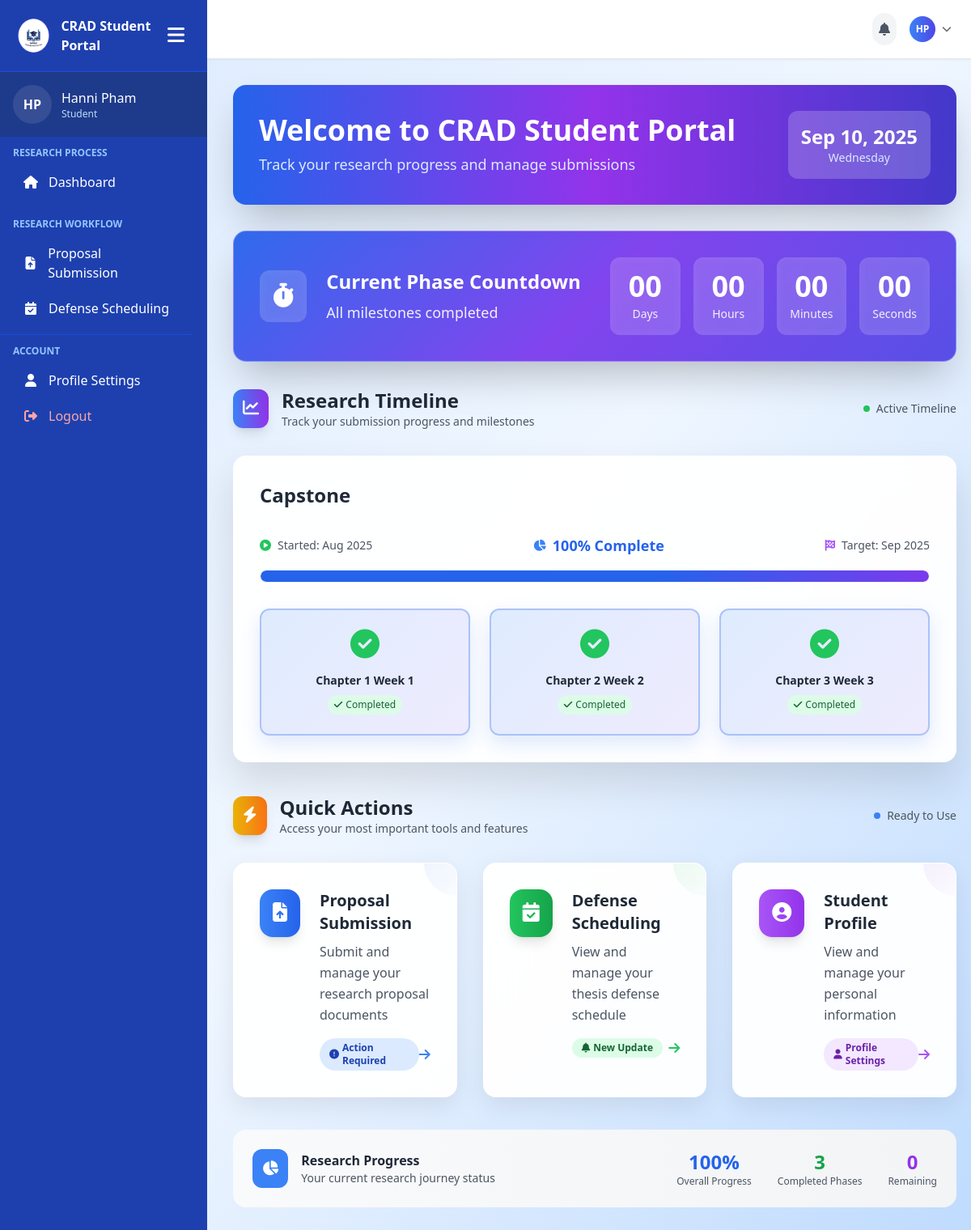
The app's page /student_pages/student.php (signed in), older data.
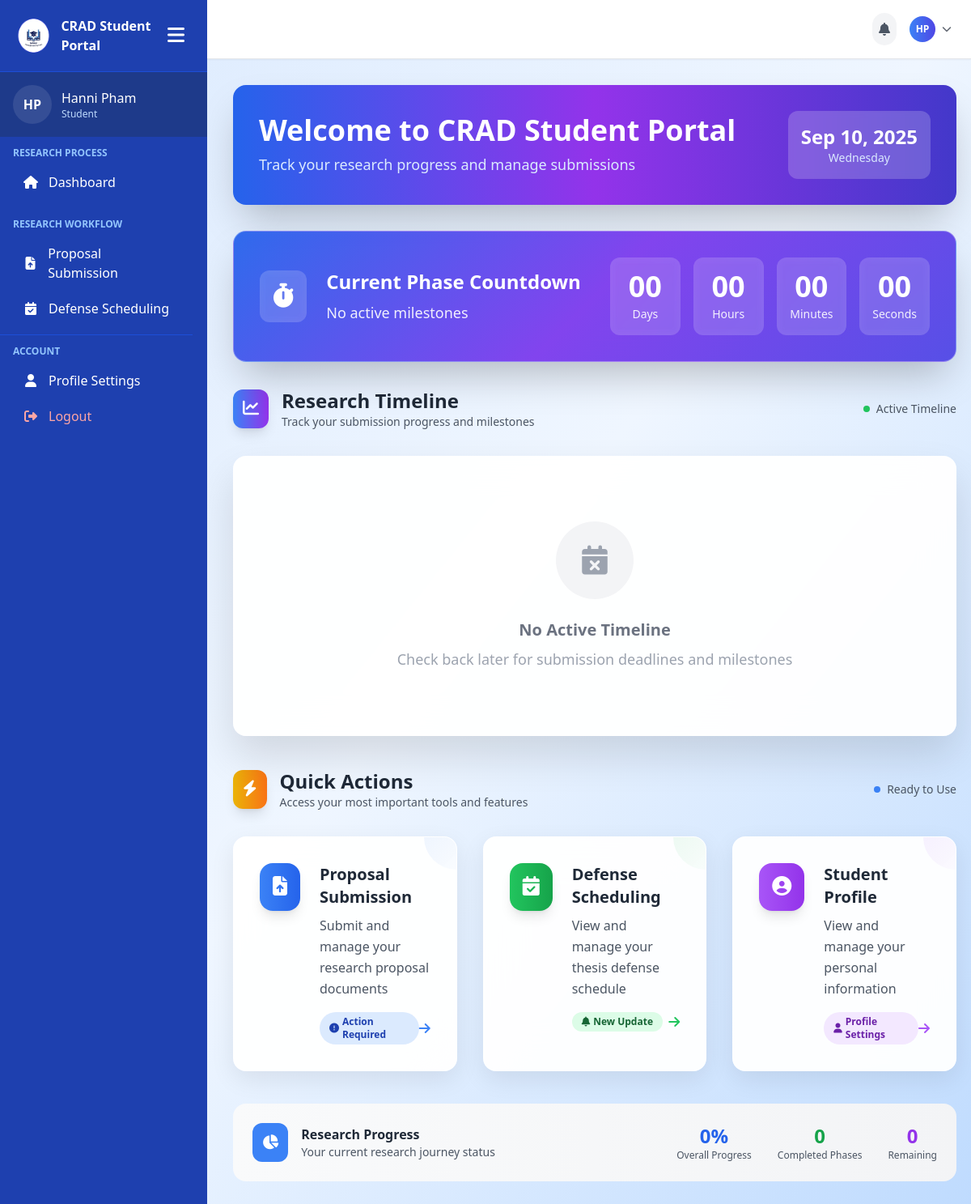
The same page, newer data.
### tables this page shows
CREATE TABLE `submission_timelines` (
  `id` int(11) NOT NULL,
  `title` varchar(255) NOT NULL,
  `description` text DEFAULT NULL,
  `is_active` tinyint(1) DEFAULT 1,
  `created_at` timestamp NOT NULL DEFAULT current_timestamp(),
  `updated_at` timestamp NOT NULL DEFAULT current_timestamp() ON UPDATE current_timestamp()
);

CREATE TABLE `timeline_milestones` (
  `id` int(11) NOT NULL,
  `timeline_id` int(11) NOT NULL,
  `title` varchar(255) NOT NULL,
  `description` text DEFAULT NULL,
  `deadline` datetime NOT NULL,
  `status` enum('pending','active','completed') DEFAULT 'pending',
  `created_at` timestamp NOT NULL DEFAULT current_timestamp(),
  `updated_at` timestamp NOT NULL DEFAULT current_timestamp() ON UPDATE current_timestamp()
);

### student_pages/student.php (the view, shortened to what the changed rows need)
<?php
include('../includes/connection.php');
$now = new DateTime();
$active_timeline = null;
$milestones = [];
$completed_milestones = 0;
$progress = 0;
$current_milestone = null;
$stmt = $conn->prepare("SELECT t.* FROM submission_timelines t WHERE t.is_active = 1 LIMIT 1");
$stmt->execute();
$result = $stmt->get_result();
if ($result->num_rows > 0) {
    $active_timeline = $result->fetch_assoc();
    $stmt = $conn->prepare("SELECT * FROM timeline_milestones WHERE timeline_id = ? ORDER BY deadline ASC");
    $stmt->bind_param("i", $active_timeline['id']);
    $stmt->execute();
    $milestones = $stmt->get_result()->fetch_all(MYSQLI_ASSOC);
    $total_milestones = count($milestones);
    if ($total_milestones > 0) {
        foreach ($milestones as $milestone) {
            $deadline = new DateTime($milestone['deadline']);
            if ($deadline < $now) {
                $completed_milestones++;
            }
        }
        $progress = ($completed_milestones / $total_milestones) * 100;
    }
}
?>
<!DOCTYPE html>
<html lang="en">
<head>
    <script src="https://cdn.tailwindcss.com"></script>
    <link rel="stylesheet" href="https://cdnjs.cloudflare.com/ajax/libs/font-awesome/6.0.0/css/all.min.css">
</head>
<body class="bg-gradient-to-br from-blue-100 via-blue-50 to-blue-200 text-gray-800 font-sans">
    <div class="min-h-screen flex">
        <?php include('../includes/student-sidebar.php'); ?>
          <main class="flex-1 overflow-y-auto p-4 lg:p-8 hide-scrollbar">
                <div class="mb-8 animate-fade-in">
                    <div class="bg-gradient-to-r from-blue-600 via-purple-600 to-indigo-700 rounded-2xl p-8 text-white shadow-2xl">
                        <div class="flex flex-col lg:flex-row items-center justify-between">
                            <div>
                                <h1 class="text-3xl lg:text-4xl font-bold mb-2">Welcome to CRAD Student Portal</h1>
                            </div>
                        </div>
                    </div>
                </div>
                <div class="countdown-banner text-white p-8 rounded-2xl mb-8 shadow-2xl" id="countdown-banner">
                    <div class="flex flex-col lg:flex-row items-center justify-between">
                        <div class="flex items-center mb-6 lg:mb-0">
                            <div>
                                <h3 class="font-bold text-2xl mb-2">Current Phase Countdown</h3>
                                <p class="text-lg opacity-90">
                                    <?php if ($current_milestone): ?>
                                        <span class="font-semibold"><?= htmlspecialchars($current_milestone['title']) ?></span>
                                        <br><span class="text-sm">Deadline: <?= date('F j, Y \a\t g:i A', strtotime($current_milestone['deadline'])) ?></span>
                                    <?php else: ?>
                                        <?= empty($milestones) ? 'No active milestones' : 'All milestones completed' ?>
                                    <?php endif; ?>
                                </p>
                            </div>
                        </div>
                    </div>
                </div>
                <section class="mb-10 crad-slide-up">
                    <div class="flex items-center justify-between mb-8">
                        <div class="flex items-center">
                            <div>
                                <h2 class="text-2xl font-bold text-gray-800">Research Timeline</h2>
                            </div>
                        </div>
                    </div>
                    <div class="glass-card rounded-2xl p-8">
                        <?php if ($active_timeline): ?>
                            <div class="mb-8">
                                <h3 class="text-2xl font-bold text-gray-800 mb-3"><?= htmlspecialchars($active_timeline['title']) ?></h3>
                            </div>
                            <div class="mb-8">
                                <div class="flex flex-col sm:flex-row justify-between items-start sm:items-center text-sm text-gray-600 mb-4">
                                    <div class="flex items-center mb-2 sm:mb-0">
                                        <i class="fas fa-play-circle mr-2 text-green-500"></i>
                                        <span class="font-medium">
                                            <?php if (!empty($milestones)): ?>
                                                Started: <?= date('M Y', strtotime($milestones[0]['deadline'])) ?>
                                            <?php endif; ?>
                                        </span>
                                    </div>
                                    <div class="flex items-center mb-2 sm:mb-0">
                                        <i class="fas fa-chart-pie mr-2 text-blue-500"></i>
                                        <span class="font-bold text-lg text-blue-600"><?= round($progress) ?>% Complete</span>
                                    </div>
                                    <div class="flex items-center">
                                        <i class="fas fa-flag-checkered mr-2 text-purple-500"></i>
                                        <span class="font-medium">
                                            <?php if (!empty($milestones)): ?>
                                                Target: <?= date('M Y', strtotime(end($milestones)['deadline'])) ?>
                                            <?php endif; ?>
                                        </span>
                                    </div>
                                </div>
                                <div class="progress-bar">
                                    <div class="progress-fill" style="width: <?= $progress ?>%"></div>
                                </div>
                            </div>
                            <div class="grid grid-cols-1 sm:grid-cols-2 lg:grid-cols-<?= min(5, count($milestones)) ?> gap-6">
                                <?php foreach ($milestones as $index => $milestone): ?>
                                    <?php
                                    $deadline = new DateTime($milestone['deadline']);
                                    $is_past = $deadline < $now;
                                    $is_current = !$is_past && ($index === 0 || new DateTime($milestones[$index-1]['deadline']) < $now);
                                    ?>
                                    <div class="research-phase <?= $is_past || $is_current ? 'active' : '' ?> p-6 rounded-xl text-center transition-all hover:shadow-lg relative group">
                                        <div class="mb-4">
                                            <i class="fas
                                                <?= $is_past ? 'fa-check-circle text-green-500' : ($is_current ? 'fa-clock text-yellow-500' : 'fa-flag text-gray-400') ?>
                                                text-4xl group-hover:scale-110 transition-transform"
                                            ></i>
                                        </div>
                                        <h4 class="text-sm font-bold text-gray-800 mb-2"><?= htmlspecialchars($milestone['title']) ?></h4>
                                        <div class="text-xs">
                                            <?php if ($is_past): ?>
                                                <span class="inline-flex items-center px-2 py-1 rounded-full bg-green-100 text-green-800">
                                                    <i class="fas fa-check mr-1"></i>Completed
                                                </span>
                                            <?php endif; ?>
                                        </div>
                                    </div>
                                <?php endforeach; ?>
                            </div>
                        <?php else: ?>
                            <div class="text-center py-12">
                                <div class="bg-gray-100 rounded-full w-24 h-24 flex items-center justify-center mx-auto mb-6">
                                    <i class="fas fa-calendar-times text-4xl text-gray-400"></i>
                                </div>
                                <h3 class="text-xl font-bold text-gray-500 mb-2">No Active Timeline</h3>
                                <p class="text-gray-400 text-lg">Check back later for submission deadlines and milestones</p>
                            </div>
                        <?php endif; ?>
                    </div>
                </section>
                <section class="mb-10 crad-slide-up">
                    <div class="flex items-center justify-between mb-8">
                        <div class="flex items-center">
                            <div>
                                <h2 class="text-2xl font-bold text-gray-800">Quick Actions</h2>
                            </div>
                        </div>
                    </div>
                </section>
                <div class="bg-gradient-to-r from-gray-50 to-gray-100 rounded-2xl p-6 animate-fade-in">
                    <div class="flex flex-col lg:flex-row items-center justify-between">
                        <div class="flex items-center space-x-8">
                            <div class="text-center">
                                <div class="text-2xl font-bold text-blue-600"><?= round($progress) ?>%</div>
                                <div class="text-xs text-gray-600">Overall Progress</div>
                            </div>
                            <div class="text-center">
                                <div class="text-2xl font-bold text-green-600"><?= $completed_milestones ?></div>
                                <div class="text-xs text-gray-600">Completed Phases</div>
                            </div>
                        </div>
                    </div>
                </div>
            </main>
        </div>
</body>
</html>

Row changes from the older to the newer data that the page shows:
no longer on this page (row edited): submission_timelines: title "Capstone"
no longer on this page (row unchanged): timeline_milestones: deadline "Aug 2025", title "Chapter 1 Week 1", shows "Completed"
no longer on this page (row unchanged): timeline_milestones: deadline "Sep 2025", title "Chapter 3 Week 3", shows "Completed"
no longer on this page (row unchanged): timeline_milestones: title "Chapter 2 Week 2", shows "Completed"
Text that changed along with them:
$progress: "100" → "0"
$completed_milestones: "3" → "0"
$progress: "100" → (not shown)
text no longer shown: "All milestones completed Started: % Complete Target:"
text now shown: "No active milestones No Active Timeline Check back later for submission deadlines and milestones"
